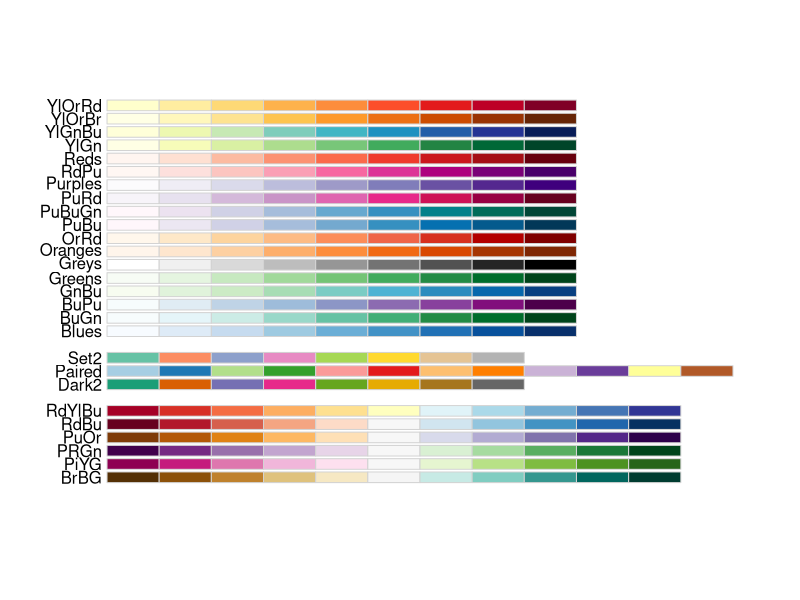

R code for this plot: (Note: this script raises an error after producing the figure.)
library(RColorBrewer)

display.brewer.all(colorblindFriendly = TRUE)

# plot token count for main characters across seasons
char_season_token_count %>%
  filter(type == "Main") %>%
  ggplot(aes(x = season, y = n, color = character)) +
  geom_point() +
  geom_line(aes(group = character))

# plot token percentage for main characters across seasons
clean_char_season_token_count %>%
  filter(type == "Main") %>%
  ggplot(aes(x = season, y = percentage, color = character)) +
  geom_point() +
  geom_line(aes(group = character)) +
  theme_minimal()

# plot token percentage for main characters across seasons
clean_char_season_token_count %>%
  filter(type == "Main") %>%
  ggplot(aes(x = as.numeric(season), y = percentage, fill = reorder(character, percentage))) +
  geom_col(position = "fill") +
  scale_fill_brewer(palette="Set2") +
  theme_minimal() + 
  coord_flip() + 
  ylab("percentage of talk") +
  scale_x_reverse("season", breaks = c(1, 2, 3, 4, 5, 6, 7, 8, 9)) +
  guides(fill = guide_legend(title = "Character", reverse = TRUE))

# plot percentage of talk time for main characters across seasons
talk_time_results %>%
  ggplot(aes(x = reorder(character, Estimate), y = Estimate)) +
  geom_point() +
  coord_flip() +
  geom_errorbar(aes(ymin = `2.5 %`, ymax = `97.5 %`), width = .2) +
  theme_minimal() +
  xlab("") +
  ylab("Percentage of talk time alloted per season")
